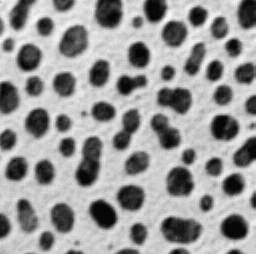
#> input picture Beatriz/blobs.tif, 256 x 254 px, found by its file name
$ jupyter execute --allow-errors script_bert.ipynb
#> lines starting #> are read from the running program, lines starting #| are printed output that depends on the picture; after the words box and inside, x2 and y2 are one past the last pixel; in counts of white or black regions, pixels touching at a corner belong together
[cell 1]
import numpy as np
from PIL import Image
import scipy

[cell 2]
# Read the image
img = np.array(Image.open('blobs.tif'))
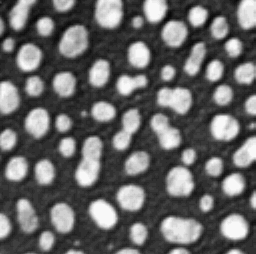
#> img: shape (254, 256); min 8, max 248, mean 103.3

[cell 3]
# Define the threshold value
threshold = 100

min_size = 500

[cell 4]
# Threshold the image to create a binary image
binary_img = np.zeros_like(img)
binary_img[img > threshold] = 1

[cell 5]
# Label the connected components in the binary image
label_img, num_labels = scipy.ndimage.label(binary_img)

#> (a cell that did not finish here is left out)

#> (a cell that did not finish here is left out)

#> (a cell that did not finish here is left out)

#> (a cell that did not finish here is left out)

[cell 10]
# Create a new image with the filtered objects
filtered_img = np.zeros_like(img)
#> (the rest of this cell did not finish here and is left out)

[cell 11]
# convert the code above into a function

import numpy as np
from PIL import Image
from scipy import ndimage
from skimage import measure

def identify_objects_above_threshold(image_path, threshold, min_size):
    # Read the image
#> called with image_path = 'FluorescentCells (1).tif', threshold = 100, min_size = 500
    img = np.array(Image.open(image_path))
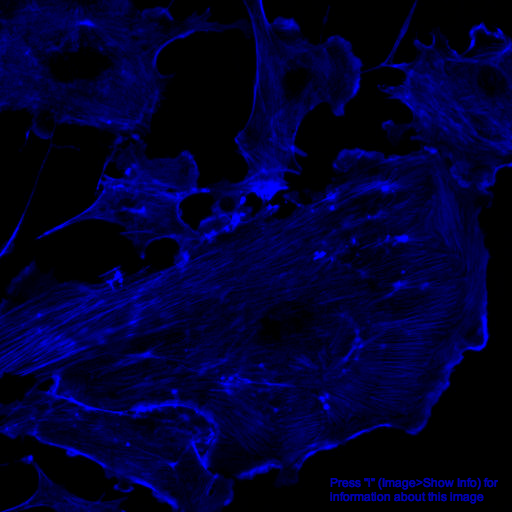
#> input picture Final_project/FluorescentCells (1).tif, 512 x 512 px, found by its file name
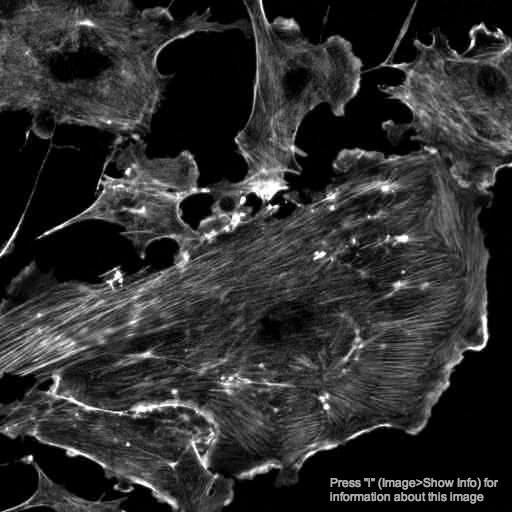
#> img: shape (512, 512); min 0, max 255, mean 46.4

    # Threshold the image to create a binary image
    binary_img = np.zeros_like(img)
    binary_img[img > threshold] = 1

    # Label the connected components in the binary image
    label_img, num_labels = scipy.ndimage.label(binary_img)

    # Find the properties of each connected component
    props = measure.regionprops(label_img, intensity_image=img)
#> props = 706 regions; largest, box (x1, y1, x2, y2) and area: (0, 237, 195, 376) 3946, (38, 162, 210, 239) 1820, (232, 152, 299, 203) 1300, (129, 389, 220, 448) 998, (427, 288, 489, 405) 877
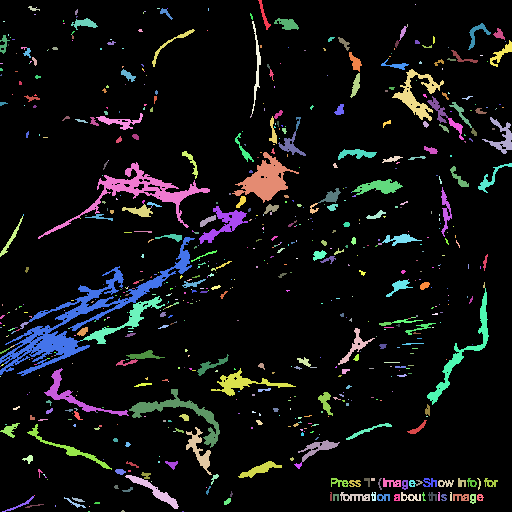
#> label_img: shape (512, 512) int32; 707 distinct labels, from 0 to 706; one colour per label, 0 black

    # Filter the connected components by tone value and size
    filtered_props = [prop for prop in props if prop.mean_intensity > threshold and prop.area > min_size]
#> filtered_props = 10 regions; largest, box (x1, y1, x2, y2) and area: (0, 237, 195, 376) 3946, (38, 162, 210, 239) 1820, (232, 152, 299, 203) 1300, (129, 389, 220, 448) 998, (427, 288, 489, 405) 877

    # Count the number of identified objects
    num_objects = len(filtered_props)
#> num_objects = 10

    # Determine the size of the identified objects
    object_sizes = [prop.area for prop in filtered_props]
#> object_sizes = [791, 1300, 1820, 584, 3946, 877, 690, 600, 596, 998]

    # Create a new image with the filtered objects
    filtered_img = np.zeros_like(img)
    for prop in filtered_props:
        filtered_img[label_img == prop.label] = 65535
#> this loop made 10 passes
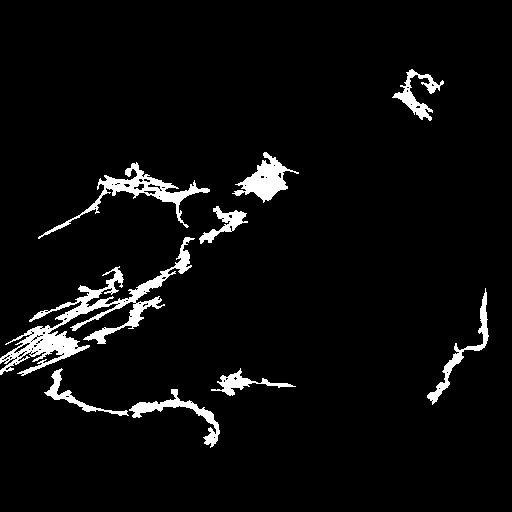
#> filtered_img: shape (512, 512); 4.7% white; 9 white regions, largest, box (x1, y1, x2, y2) and area: (0, 237, 195, 376) 4636, (38, 162, 210, 239) 1820, (232, 152, 299, 203) 1300

    return num_objects, object_sizes, filtered_img

[cell 12]
num_objects, object_sizes, filtered_img = identify_objects_above_threshold('FluorescentCells (1).tif', 100, 500)
#> num_objects = 10
print(f'Number of identified objects: {num_objects}')
#| Number of identified objects: 10
print(f'Size of identified objects: {object_sizes}')
#| Size of identified objects: [791.0, 1300.0, 1820.0, 584.0, 3946.0, 877.0, 690.0, 600.0, 596.0, 998.0]
Image.fromarray(filtered_img).show()
